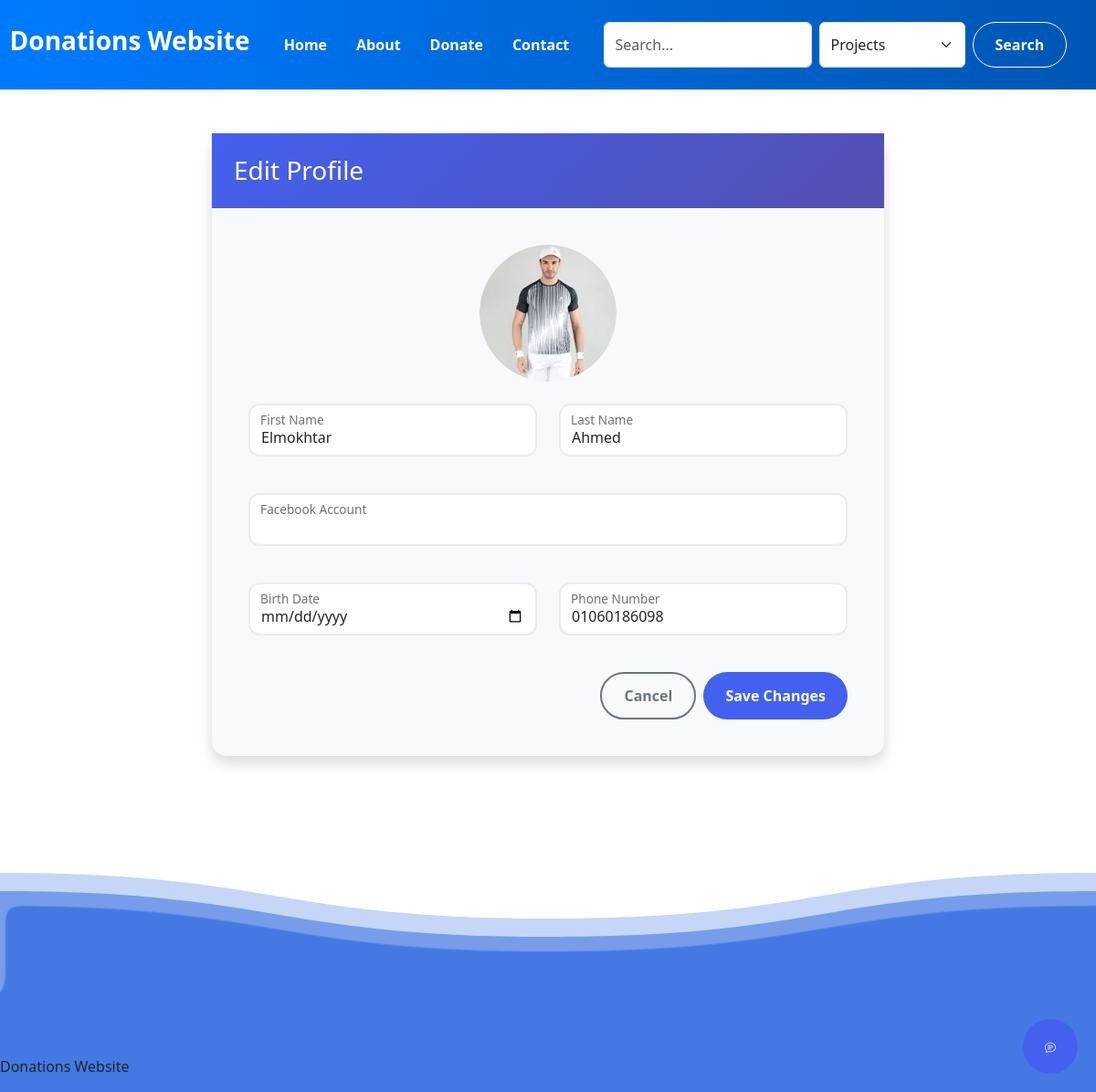
The page /editprofile/ (signed in) on the database its author committed.
### users/models.py (models this page shows, shortened)
class User(AbstractUser):
    fname = models.CharField(max_length=50)
    lname = models.CharField(max_length=50)
    email = models.EmailField(unique=True)
    password = models.CharField(max_length=50)
    facebook_acount = models.CharField(max_length=50, null=True,blank=True)
    Birthdate = models.DateTimeField(null=True, blank=True)
    phone = models.CharField(max_length=50)
    active_email = models.BooleanField(default=False)
    picture = models.ImageField(upload_to='users/', null=True, blank=True, default='default.jpg')

### main/views.py (the view)
# urls.py: path('editprofile/', EditProfile.as_view(), name='edit_profile'),
class EditProfile(LoginRequiredMixin, UpdateView):
    model = User
    template_name = "main/edit_profile.html"
    form_class = UserUpdateForm
    success_url = reverse_lazy("profile")
    def get_object(self, queryset=None):
        return self.request.user

### main/forms.py
class UserUpdateForm(forms.ModelForm):
    class Meta:
        model = User
        fields = ['fname', 'lname', 'facebook_acount', 'Birthdate', 'phone', 'picture']
        widgets = {
            'fname': forms.TextInput(attrs={'class': 'form-control', }),
            'lname': forms.TextInput(attrs={'class': 'form-control', }),
            'facebook_acount': forms.URLInput(attrs={'class': 'form-control'}),
            'Birthdate': forms.DateInput(attrs={'class': 'form-control', 'type': 'date'}),
            'phone': forms.TextInput(attrs={'class': 'form-control'}),
            'picture': forms.FileInput(attrs={'class': 'form-control-file'}),
        }

### main/templates/main/edit_profile.html (shortened to what this page needs)
{% extends 'parent.html' %}
{% load static %}
{% block style %}
<link href="https://cdn.jsdelivr.net/npm/bootstrap@5.3.0/dist/css/bootstrap.min.css" rel="stylesheet">
<link rel="stylesheet" href="https://cdnjs.cloudflare.com/ajax/libs/font-awesome/5.15.4/css/all.min.css">
<link rel="stylesheet" href="{% static 'main/css/edit_profile.css' %}">
{% endblock %}
{% block content %}
<div class="container py-5">
    <div class="row justify-content-center">
        <div class="col-lg-8">
            <div class="profile-card">
                <div class="profile-card-header">
                    <h3 class="mb-0">Edit Profile</h3>
                </div>
                <div class="card-body p-4">
                    <form method="post" enctype="multipart/form-data" class="profile-form">
                        <div class="text-center mb-4">
                            <div class="profile-pic-wrapper" id="profile-pic-container">
                                {% if user.picture %}
                                    <img src="{{ user.picture.url }}" alt="Profile Picture" id="profile-pic-preview"
                                         class="profile-pic mb-3">
                                {% else %}
                                    <img src="{% static 'images/default-profile-picture.png' %}" alt="Default Profile" id="profile-pic-preview"
                                         class="profile-pic mb-3">
                                {% endif %}
                            </div>
                        </div>
                        <div class="row g-4">
                            <div class="col-md-6">
                                <div class="form-floating">
                                    {{ form.fname }}
                                    <label for="{{ form.fname.id_for_label }}">First Name</label>
                                </div>
                            </div>
                            <div class="col-md-6">
                                <div class="form-floating">
                                    {{ form.lname }}
                                    <label for="{{ form.lname.id_for_label }}">Last Name</label>
                                </div>
                            </div>
                            <div class="col-12">
                                <div class="form-floating">
                                    {{ form.facebook_acount }}
                                    <label for="{{ form.facebook_acount.id_for_label }}">Facebook Account</label>
                                </div>
                            </div>
                            <div class="col-md-6">
                                <div class="form-floating">
                                    {{ form.Birthdate }}
                                    <label for="{{ form.Birthdate.id_for_label }}">Birth Date</label>
                                </div>
                            </div>
                            <div class="col-md-6">
                                <div class="form-floating">
                                    {{ form.phone }}
                                    <label for="{{ form.phone.id_for_label }}">Phone Number</label>
                                </div>
                            </div>
                        </div>
                        <div class="d-flex justify-content-end gap-2 mt-4">
                            <a href="{% url 'profile' %}" class="btn btn-outline-secondary">Cancel</a>
                            <button type="submit" class="btn btn-primary">Save Changes</button>
                        </div>
                    </form>
                </div>
            </div>
        </div>
    </div>
</div>
{% endblock %}

### static/users/css/footer.css (style rules this page uses)
body { font-family: Lato, sans-serif; --col-deepblue: #4478e3; }
a { color:#fff; text-decoration:none; }

### main/static/main/css/edit_profile.css (style rules this page uses)
:root { --primary-color: #4361ee; --secondary-color: #544fb1; --success-color: #4895ef; --text-color: #2b2d42; --light-color: #f8f9fa; --border-radius: 1rem; }
.profile-card { background: var(--light-color); border-radius: var(--border-radius); box-shadow: 0 0.5rem 1rem rgba(0, 0, 0, 0.15); transition: transform 0.3s ease; }
.profile-card-header { background: linear-gradient(135deg, var(--primary-color), var(--secondary-color)); color: white; padding: 1.5rem; }
.profile-form { padding: 1rem; }
.form-floating { position: relative; margin-bottom: 1rem; }
.form-floating input, .form-floating textarea { height: 3.5rem; padding: 1rem; border: 2px solid #e9ecef; border-radius: 0.75rem; transition: all 1s ease; }
.profile-pic-wrapper { position: relative; width: 150px; height: 150px; margin: 0 auto; border-radius: 50%; overflow: hidden; }
.profile-pic { width: 100%; height: 100%; object-fit: cover; border-radius: 50%; }
.btn { padding: 0.75rem 1.5rem; border-radius: 2rem; font-weight: 600; transition: all 0.3s ease; }
.btn-primary { background: var(--primary-color); border: none; }
.btn-outline-secondary { border: 2px solid #6c757d; }

### rows shown on the page
User: picture (picture), fname "Elmokhtar", lname "Ahmed", phone "01060186098"
